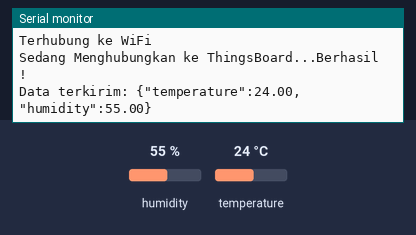
Bench run of a sketch on a simulated ESP32. Shown: the last lines printed to the serial monitor. The inputs (shaded band) are chosen by the test bench; at power-on: humidity 55 %, temperature 24 °C. WiFi joins after 1.5 s; servers stay silent unless stated; no MQTT or app messages arrive unless stated.

Above: at 3.2 s.
3.3 s: humidity set to 22 %
At 6.8 s:
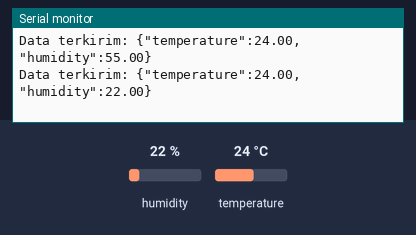
8.1 s: temperature set to 12 °C
At 11.3 s:
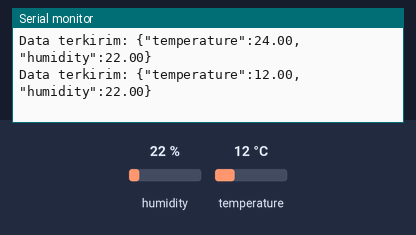
12.9 s: humidity set to 40 %
At 14.6 s:
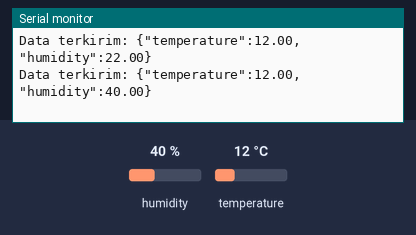
Timing chart, 0 to 16.1 s (numbered marks = the images above; inputs shaded):
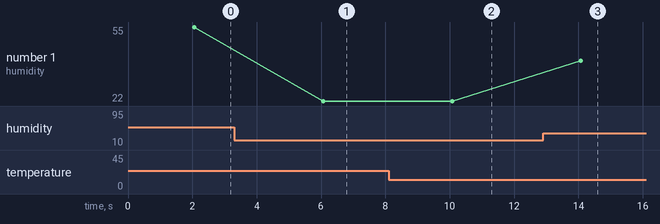

The sketch:

t22_Monitoring_the_Health_and_Fertility_of_Hydroponic_Plants.ino
```cpp
#include <DHT.h>
#include <WiFi.h>
#include <PubSubClient.h>


const char* ssid = "Jessica"; //ganti wifi ID
const char* password = "Jess29"; //ganti wifi Password

#define tb_server "thingsboard.cloud"
const int tb_port = 1885;
#define tb_token "WeqTWAL8H2izOKGmkUYP" //ganti token Thingsboard

WiFiClient espClient;
PubSubClient client(espClient);
#define DHT_PIN 15 //ganti pin sensor DHT
#define DHT_TYPE DHT22 //ganti jenis sensor DHT

DHT dht(DHT_PIN, DHT_TYPE);


void setup()
{
  Serial.begin(115200);

  WiFi.begin(ssid, password);
  while (WiFi.status() != WL_CONNECTED) {
    delay(1000);
    Serial.println("Koneksi ke WiFi...");
  }
  Serial.println("Terhubung ke WiFi");


  dht.begin();

  client.setServer(tb_server, tb_port);
  client.setCallback(callback);

}

void loop() {
  if (!client.connected()) {
    reconnect();
  }

  client.loop();


  // Baca suhu dan kelembaban dari sensor DHT22
  float temperature = dht.readTemperature();
  float humidity = dht.readHumidity();

  if (!isnan(temperature) && !isnan(humidity)) {
    // Kirim data ke ThingsBoard
    String telemetryData = "{\"temperature\":" + String(temperature) + ",\"humidity\":" + String(humidity) + "}";
    char attributes[telemetryData.length() + 1];
    telemetryData.toCharArray(attributes, telemetryData.length() + 1);

    client.publish("v1/devices/me/telemetry", attributes);
    Serial.println("Data terkirim: " + telemetryData);
  }

  delay(4000); // Kirim data setiap 5 detik
}

void callback(char* topic, byte* payload, unsigned int length) {
  // Tambahkan kode callback jika diperlukan
}

void reconnect() {
  while (!client.connected()) {
    Serial.print("Sedang Menghubungkan ke ThingsBoard...");
    if (client.connect("ESP32_Client", tb_token, "")) {
      Serial.println("Berhasil !");
    } else {
      Serial.print("Gagal, status=");
      Serial.print(client.state());
      Serial.println("Proses diulang dalam 4 detik");
      delay(4000);
    }
  }
}
```

Measured:
- after the input at 3.3 s, the serial monitor: prints a new line after 2.8 s (image 1)
- after the input at 8.1 s, the serial monitor: prints a new line after 2.0 s (image 2)
- after the input at 12.9 s, the serial monitor: prints a new line after 1.2 s (image 3)
- plotted number 1: 55 → 22 after the input at 3.3 s, 22 → 40 after the input at 12.9 s
